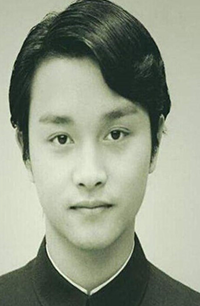
//> input picture classten/test1.png, 200 x 306 px
$ ./classten   (built with g++ and OpenCV 4)
//> lines starting //> are read from the running program, lines starting //| are printed output that depends on the picture; after the words box and inside, x2 and y2 are one past the last pixel; in counts of white or black regions, pixels touching at a corner belong together
#include <opencv2/opencv.hpp>
#include <iostream>

using namespace std;
using namespace cv;

Point points;
vector<Point> mousePoints;

// [51 lines left out: functions on_mouse, selectPolygon, not called in this run]


int dftDemo(Mat src, Mat &magMat,double &normaVal, Mat &ph,Mat &mag)//原图像、输出整型图、矩阵最大值、相位图、输出浮点图
{
	int m = getOptimalDFTSize(src.rows);
	int n = getOptimalDFTSize(src.cols);
	Mat padded;
	copyMakeBorder(src, padded, 0, m - src.rows, 0, n - src.cols, BORDER_CONSTANT, Scalar::all(0));
	//扩充至最佳边界

	Mat planes[] = { Mat_<float>(padded), Mat::zeros(padded.size(), CV_32F) };
	Mat planes_true = Mat_<float>(padded);

	Mat complexImg;
	merge(planes, 2, complexImg);
	dft(complexImg, complexImg);
	split(complexImg, planes);

	magnitude(planes[0], planes[1], planes_true);
	phase(planes[0], planes[1], ph);

	mag = planes_true;
	mag += Scalar::all(1);
	log(mag, mag);

	minMaxLoc(mag, 0, &normaVal, 0, 0);
	mag = mag(Rect(0, 0, mag.cols & -2, mag.rows & -2));
	ph = ph(Rect(0, 0, mag.cols & -2, mag.rows & -2));
	Mat _magI = mag.clone();

	normalize(_magI, _magI, 0, 1, NORM_MINMAX);
	int cx = mag.cols / 2;
	int cy = mag.rows / 2;
	Mat tmp;
	Mat q0(mag, Rect(0, 0, cx, cy));
	Mat q1(mag, Rect(cx, 0, cx, cy));
	Mat q2(mag, Rect(0, cy, cx, cy));
	Mat q3(mag, Rect(cx, cy, cx, cy));
	q0.copyTo(tmp);
	q3.copyTo(q0);
	tmp.copyTo(q3);
	q1.copyTo(tmp);
	q2.copyTo(q1);
	tmp.copyTo(q2);
	normalize(mag, mag, 0, 1, NORM_MINMAX);
	mag = mag * 255;
	mag.convertTo(magMat, CV_8UC1);
	return 0;
}

// [85 lines left out: function ifftDemo, not called in this run]

int ifftDemo(Mat mag, Mat ph,double normVal, Mat &dstMat,Mat &dspMat)
{
	Mat planes[] = { Mat_<float>(mag), Mat::zeros(mag.size(), CV_32F) };

	Mat complexImg;

	int cx = mag.cols / 2;
	int cy = mag.rows / 2;
	Mat q00(mag, Rect(0, 0, cx, cy));
	Mat q10(mag, Rect(cx, 0, cx, cy));
	Mat q20(mag, Rect(0, cy, cx, cy));
	Mat q30(mag, Rect(cx, cy, cx, cy));

	Mat tmp;
	q00.copyTo(tmp);
	q30.copyTo(q00);
	tmp.copyTo(q30);
	q10.copyTo(tmp);
	q20.copyTo(q10);
	tmp.copyTo(q20);

	mag = mag * normVal;
	exp(mag, mag);
	mag = mag - Scalar::all(1);
	polarToCart(mag, ph, planes[0], planes[1]);
	merge(planes, 2, complexImg);

	Mat ifft(Size(mag.cols, mag.rows), CV_8UC1);
	idft(complexImg, ifft, DFT_REAL_OUTPUT);
	normalize(ifft, ifft, 0, 1, NORM_MINMAX);

	Rect rect(0, 0, mag.cols, mag.rows);
	dstMat = ifft(rect);
	dstMat = dstMat * 255;
	dstMat.convertTo(dspMat, CV_8UC1);

	return 0;
}


int main()
{
	Mat src = imread("test1.png",0);
//> src: 306 rows x 200 cols, CV_8UC1; min 5, max 251, mean 149.2
	Mat src1 = imread("test2.jpg", 0);
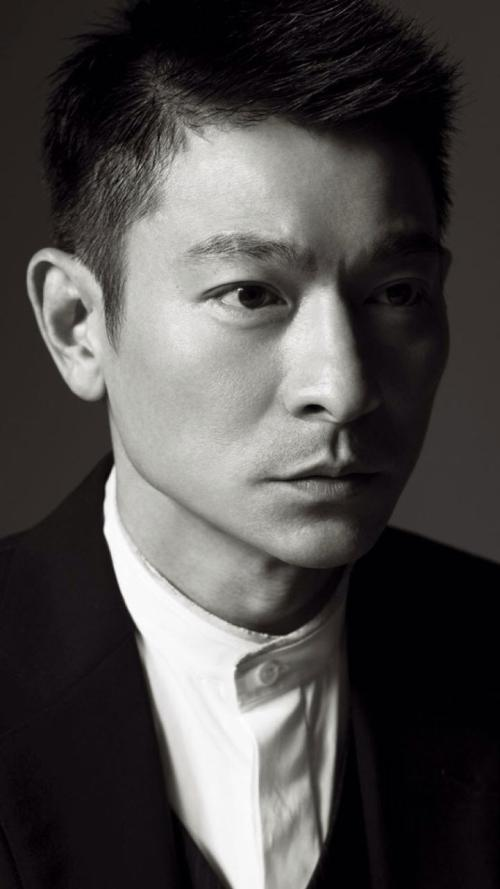
//> input picture classten/test2.jpg, 500 x 889 px
//> src1: 889 rows x 500 cols, CV_8UC1; min 0, max 255, mean 75.3
	resize(src, src, Size(400, 600));
//> src: 600 rows x 400 cols, CV_8UC1
	resize(src1, src1, Size(400, 600));
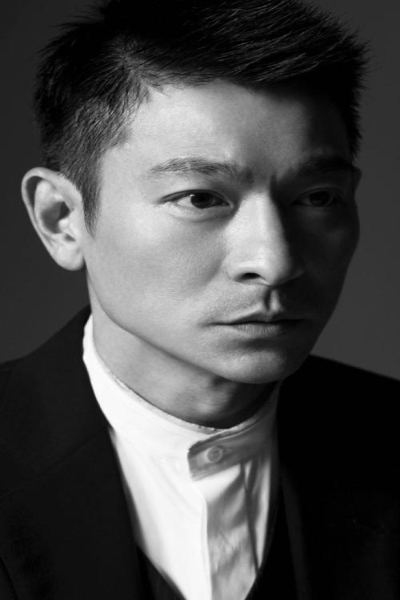
//> src1: 600 rows x 400 cols, CV_8UC1; min 0, max 254, mean 75.2
	Mat dspMat, dspMat2;
	// [8 lines of commented-out code are left out]
	double normaVal1, normaVal2;
	Mat ph1,ph2;
	//dftDemo(src);
	Mat dst1, dst2;
	Mat mask1, mask2;
	Mat mag, mag2;
	Mat dstMat, dstMat2;
	dftDemo(src, dst1,normaVal1,ph1,mag);
//> in dftDemo, `Mat planes[] = { Mat_<float>(padded), Mat::zeros(padded.size(), CV_32F..`: planes[1]: 600 rows x 400 cols, CV_32FC1; every value is 0
//> in dftDemo, `phase(planes[0], planes[1], ph);`:
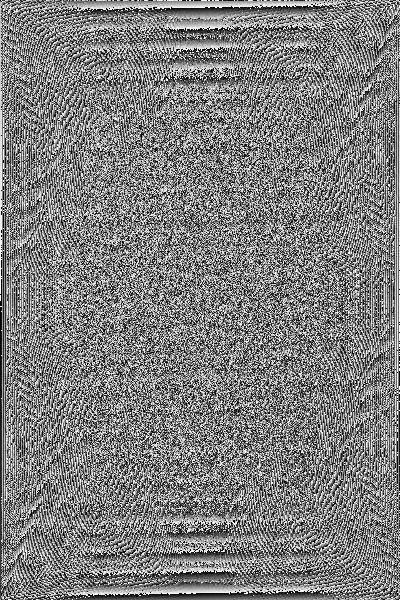
//> ph: 600 rows x 400 cols, CV_32FC1; min 0, max 6.28, mean 3.14; drawn with min black and max white
//> in dftDemo, `minMaxLoc(mag, 0, &normaVal, 0, 0);`: normaVal = 17.39
//> in dftDemo, `Mat q3(mag, Rect(cx, cy, cx, cy));`:
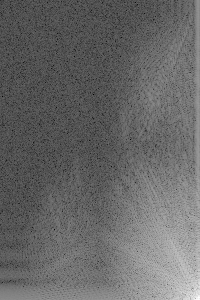
//> q3: 300 rows x 200 cols, CV_32FC1; min 0.328, max 14.25, mean 6; drawn with min black and max white
//> normaVal1 = 17.39
	//selectPolygon(dst1, mask1);
	mask1 = Mat::zeros(src.size(), CV_32F);
	mask1 = 1;
	circle(mask1,Point(200, 300), 100, Scalar(0), -1, 8, 0);
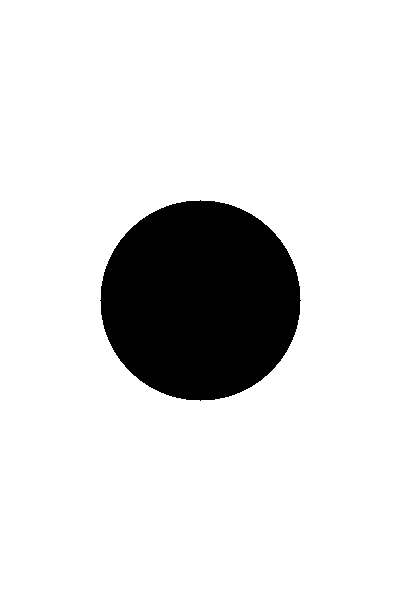
//> mask1: 600 rows x 400 cols, CV_32FC1; values 0 (black) and 1 (white), 86.9% white; 1 black region, box (x1, y1, x2, y2) and area: (100, 200, 301, 401) 31417
	mag = mag / 255;
	mag = mag.mul(mask1);
//> mag: 600 rows x 400 cols, CV_32FC1; min 0, max 0.61, mean 0.268
	ifftDemo(mag, ph1, normaVal1, dstMat,dspMat);
//> in ifftDemo, `polarToCart(mag, ph, planes[0], planes[1]);`:
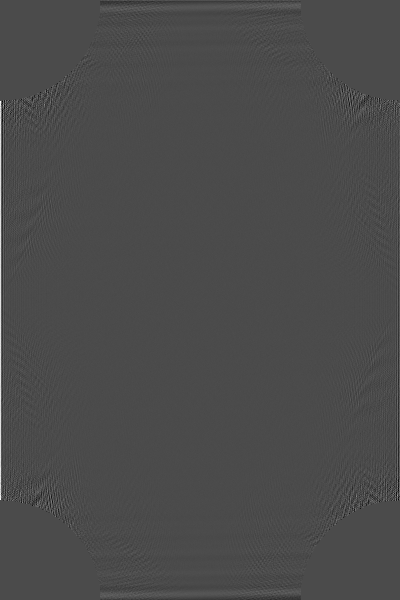
//> mag: 600 rows x 400 cols, CV_32FC1; min -9196.2, max 21999.1, mean 33.6; drawn with min black and max white
//> in ifftDemo, `polarToCart(mag, ph, planes[0], planes[1]);`:
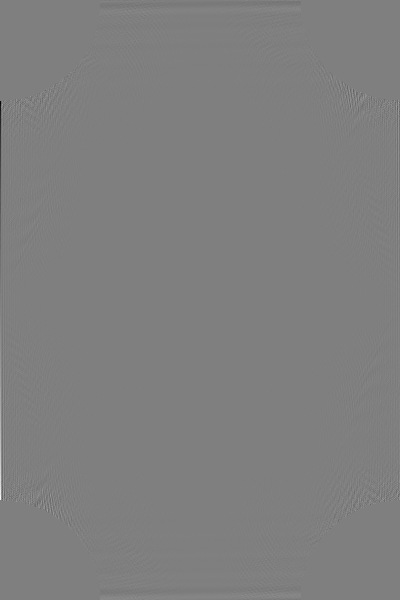
//> planes[1]: 600 rows x 400 cols, CV_32FC1; min -35704.7, max 35704.7, mean 0; drawn with min black and max white

	mask2 = Mat::zeros(src1.size(), CV_32F);
	dftDemo(src1, dst2, normaVal2, ph2, mag2);
//> normaVal2 = 16.71
	circle(mask2, Point(200, 300), 100, Scalar(1), -1, 8, 0);
	mag2 = mag2 / 255;
	mag2 = mag2.mul(mask2);
	//ifftDemo(mag2, ph2, normaVal2, dstMat2, dspMat2, A2, B2);

	Mat res_mag = mag + mag2;
	ph1 = ph1.mul(mask1);
	ph2 = ph2.mul(mask2);
	Mat res_ph = ph1 + ph2;
	double normaVal =(normaVal1+normaVal2)/2;
//> normaVal = 17.05
	Mat res;
	ifftDemo(res_mag, res_ph, normaVal, dstMat, res);

	imshow("res", res);
	imwrite("合成图.jpg", res);
	waitKey(0);
	return 0;
}
